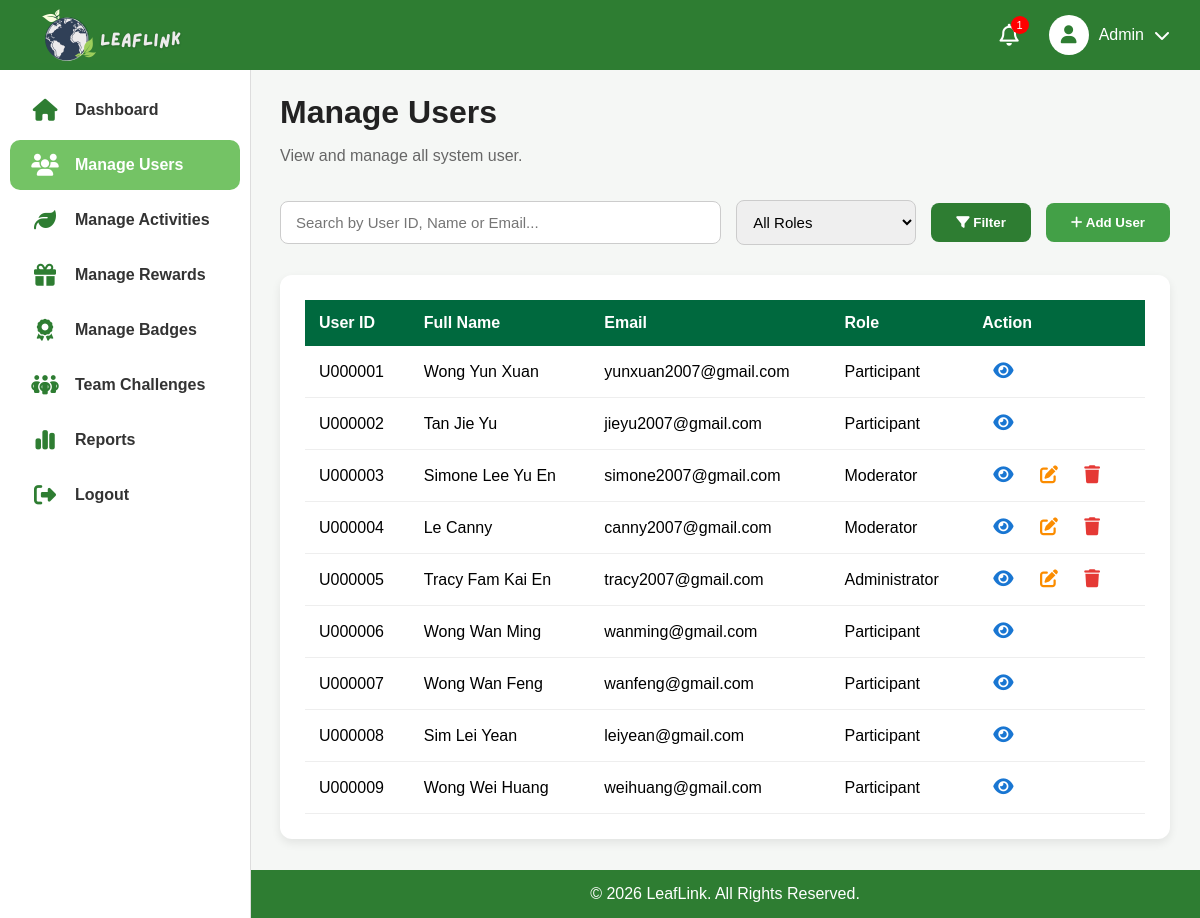
The app's page /admin/users/manage_user.php with its own data.
### tables this page shows
CREATE TABLE `user` (
  `userId` varchar(11) NOT NULL,
  `roleId` varchar(11) NOT NULL,
  `fullName` varchar(100) NOT NULL,
  `emailAddress` varchar(100) NOT NULL,
  `phoneNumber` varchar(20) NOT NULL,
  `password` varchar(100) NOT NULL,
  `dateOfBirth` date NOT NULL
);

CREATE TABLE `role` (
  `roleId` varchar(11) NOT NULL,
  `RoleName` varchar(25) NOT NULL
);

### admin/users/manage_user.php (the view, shortened to what this page needs)
<?php
    include '../includes/header.php';
    include '../includes/sidebar.php';
    $search = "";
    $sql = "
        SELECT
            user.userId,
            user.fullName,
            user.emailAddress,
            user.phoneNumber,
            user.dateOfBirth,
            role.roleName,
            participant.participantId,
            participant.participantType,
            participant.faculty,
            participant.pointBalance
        FROM user
        INNER JOIN role
        ON user.roleId = role.roleId
        LEFT JOIN participant
        ON user.userId = participant.userId
        WHERE 1";
    $sql .="
        ORDER BY user.userId ASC";
    $userQuery = mysqli_query($conn, $sql);
?>
<main class="main-content">
    <h1 class="dashboard-title">Manage Users</h1>
    <p class="dashboard-subtitle">
        View and manage all system user.
    </p>
    <form class="toolbar" method="GET">
        <input
            type="text"
            name="search"
            class="search-box"
            placeholder="Search by User ID, Name or Email..."
            value="<?= $search; ?>">
        <select name="role" class="filter-box">
            <option value="">All Roles</option>
        </select>
        <button class="filter-btn" type="submit">
            <i class="fa-solid fa-filter"></i>
            Filter
        </button>
        <button class="add-btn" type="button">
            <i class="fa-solid fa-plus"></i>
            Add User
        </button>
    </form>
    <div class="table-card">
        <table class="recent-table">
            <thead>
                <tr>
                    <th>User ID</th>
                    <th>Full Name</th>
                    <th>Email</th>
                    <th>Role</th>
                    <th>Action</th>
                </tr>
            </thead>
            <tbody>
                <?php
                    if(mysqli_num_rows($userQuery) > 0){
                        while($row = mysqli_fetch_assoc($userQuery)){
                ?>
                <tr>
                    <td><?= $row['userId'] ?></td>
                    <td><?= $row['fullName'] ?></td>
                    <td><?= $row['emailAddress'] ?></td>
                    <td><?= $row['roleName'] ?></td>
                    <td>
                        <button
                            type="button" class="action-btn view-btn"
                            data-id="<?= $row['userId'] ?>"
                            data-name="<?= $row['fullName'] ?>"
                            data-email="<?= $row['emailAddress'] ?>"
                            data-role="<?= $row['roleName'] ?>"
                            data-phone="<?= $row['phoneNumber'] ?>"
                            data-dob="<?= $row['dateOfBirth'] ?>"
                            data-participant="<?= $row['participantId'] ?>"
                            data-type="<?= $row['participantType'] ?>"
                            data-faculty="<?= $row['faculty'] ?>"
                            data-points="<?= $row['pointBalance'] ?>">
                            <i class="fa-solid fa-eye"></i>
                        </button>
                        <?php if($row['roleName'] != "Participant"){ ?>
                            <button
                                type="button" class="action-btn edit-btn"
                                data-id="<?= $row['userId'] ?>"
                                data-name="<?= $row['fullName'] ?>"
                                data-email="<?= $row['emailAddress'] ?>"
                                data-phone="<?= $row['phoneNumber'] ?>"
                                data-dob="<?= $row['dateOfBirth'] ?>"
                                data-role="<?= $row['roleName'] ?>">
                                <i class="fa-solid fa-pen-to-square"></i>
                            </button>
                            <button
                                type="button" class="action-btn delete-btn"
                                data-id="<?= $row['userId'] ?>"
                                data-name="<?= $row['fullName'] ?>"
                                data-role="<?= $row['roleName'] ?>">
                                <i class="fa-solid fa-trash"></i>
                            </button>
                        <?php } ?>
                    </td>
                </tr>
                <?php }
                } ?>
            </tbody>
        </table>
    </div>
</main>
<?php
    include '../includes/footer.php';
?>

### admin/admin.css (style rules this page uses)
body { margin: 0; background: #F5F7F5; font-family: Arial, Helvetica, sans-serif; }
.main-content { flex: 1; margin-left: 250px; margin-top: 70px; padding: 3px 30px 30px; background: #F5F7F5; }
.main-content h1 { margin-bottom: 15px; color: #222; }
.main-content p { color: #666; }
.dashboard-title { margin-bottom: 8px; color: #2E7D32; }
.dashboard-subtitle { color: #666; margin-bottom: 35px; }
.table-card { background: white; margin-top: 30px; padding: 25px; border-radius: 12px; box-shadow: 0 4px 10px rgba(0, 0, 0, 0.08); }
.recent-table { width: 100%; border-collapse: collapse; }
.recent-table th { background: #00693E; color: white; padding: 14px; text-align: left; }
.recent-table td { padding: 14px; border-bottom: 1px solid #EEEEEE; }
.toolbar { display: flex; align-items: center; gap: 15px; margin-bottom: 25px; }
.search-box { flex: 1; padding: 12px 15px; border: 1px solid #CCCCCC; border-radius: 8px; font-size: 15px; }
.filter-box { width: 180px; padding: 12px; border: 1px solid #CCCCCC; border-radius: 8px; font-size: 15px; }
.filter-btn { background: #2E7D32; color: white; border: none; padding: 12px 25px; border-radius: 8px; cursor: pointer; font-weight: bold; }
.add-btn { margin-left: auto; background: #43A047; color: white; border: none; padding: 12px 25px; border-radius: 8px; cursor: pointer; font-weight: bold; }
.action-btn { border: none; background: none; cursor: pointer; font-size: 18px; margin: 0 5px; }
.view-btn { color: #1976D2; }
.edit-btn { color: #FB8C00; }
.delete-btn { color: #E53935; }

### records on screen
user: userId "U000001", fullName "Wong Yun Xuan", emailAddress "yunxuan2007@gmail.com", roleId.RoleName "Participant"
user: userId "U000002", fullName "Tan Jie Yu", emailAddress "jieyu2007@gmail.com", roleId.RoleName "Participant"
user: userId "U000003", fullName "Simone Lee Yu En", emailAddress "simone2007@gmail.com", roleId.RoleName "Moderator"
user: userId "U000004", fullName "Le Canny", emailAddress "canny2007@gmail.com", roleId.RoleName "Moderator"
user: userId "U000005", fullName "Tracy Fam Kai En", emailAddress "tracy2007@gmail.com", roleId.RoleName "Administrator"
user: userId "U000006", fullName "Wong Wan Ming", emailAddress "wanming@gmail.com", roleId.RoleName "Participant"
user: userId "U000007", fullName "Wong Wan Feng", emailAddress "wanfeng@gmail.com", roleId.RoleName "Participant"
user: userId "U000008", fullName "Sim Lei Yean", emailAddress "leiyean@gmail.com", roleId.RoleName "Participant"
user: userId "U000009", fullName "Wong Wei Huang", emailAddress "weihuang@gmail.com", roleId.RoleName "Participant"

### other values on screen
$notificationCount "1"
$fullname "Admin"
